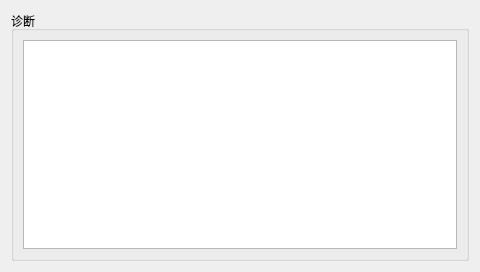
<?xml version="1.0" encoding="UTF-8"?>
<ui version="4.0">
 <class>show_runerror</class>
 <widget class="QDialog" name="show_runerror">
  <property name="geometry">
   <rect>
    <x>0</x>
    <y>0</y>
    <width>480</width>
    <height>272</height>
   </rect>
  </property>
  <property name="windowTitle">
   <string>Dialog</string>
  </property>
  <layout class="QHBoxLayout" name="horizontalLayout">
   <item>
    <widget class="QGroupBox" name="groupBox">
     <property name="title">
      <string>诊断</string>
     </property>
     <layout class="QHBoxLayout" name="horizontalLayout_2">
      <item>
       <widget class="QTextEdit" name="textEdit_sys_errors">
        <property name="font">
         <font>
          <pointsize>14</pointsize>
         </font>
        </property>
        <property name="styleSheet">
         <string notr="true"/>
        </property>
       </widget>
      </item>
     </layout>
    </widget>
   </item>
  </layout>
 </widget>
 <resources/>
 <connections/>
</ui>
